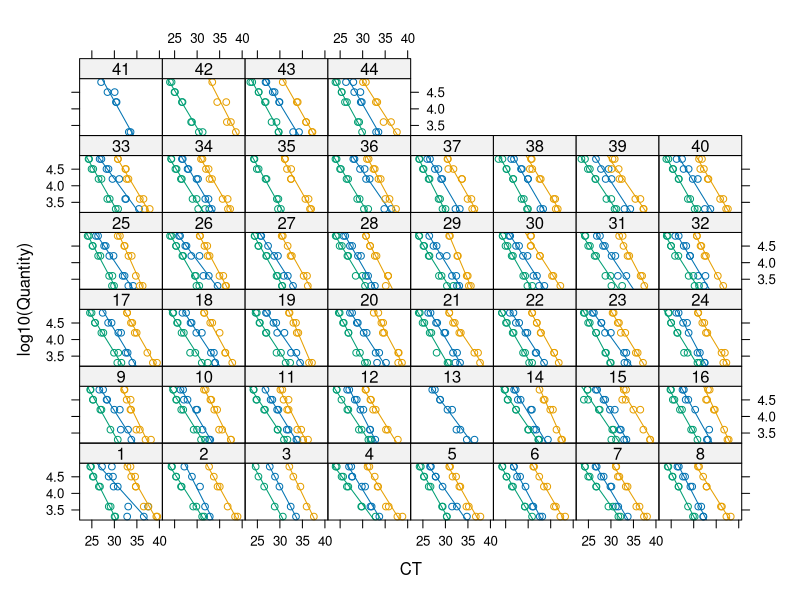

Reproduce this figure in R. (Note: this script raises an error after producing the figure.)
## ---- chunk 1
# Set knitr options
knitr::opts_chunk$set(echo = TRUE, warning=FALSE, message=FALSE)
knitr::opts_knit$set(root.dir = normalizePath(".."))
## ---- chunk 2
library(lme4)
library(lmerTest)
library(lattice)
library(reshape2)
library(multcomp)
library(lsmeans)
library(dplyr)
## ---- chunk 3
std <- read.csv("data/stdcurves.csv")
std$CT <- as.numeric(as.character(std$CT))
std$Plate <- as.factor(std$Plate)
std <- std[which(std$Quantity<=64000), ]  # Ignore data from 128,000 cells
## ---- chunk 4
xyplot(log10(Quantity) ~ CT | Plate, groups=Target, type=c("p", "r"), data=std)
## ---- chunk 5
curves <- lmerTest::lmer(log10(Quantity) ~ CT * Target + (Target|Plate) + (CT|Plate), data=std)
anova(curves)  # Interaction is significant --> slopes are different
## ---- chunk 6
polyp <- read.csv("data/polyps_clean.csv")
polyp <- polyp[, c("Plate", "Sample", "Target", "CT")]
polyp$CT <- as.numeric(as.character(polyp$CT))
polyp$Plate <- as.numeric(as.character(polyp$Plate))
target <- polyp$Target
polyp$Target <- as.numeric(as.factor(polyp$Target))
# Aggregate technical replicates -- samples where only one replicate amplified will return as NA
polyp <- aggregate(polyp, by=list(Sample=polyp$Sample, Target=polyp$Target, Plate=polyp$Plate), FUN=mean) 
polyp$Target <- levels(target)[polyp$Target]
polyp <- polyp[,c(1,2,3,7)]
## ---- chunk 7
polyp$Quantity <- 10^predict(curves, newdata=polyp)
## ---- chunk 8
sam <- read.csv("data/treatments.csv")  # sample metadata is called "treatments.csv"
sam <- sam[, c("Sample", "Sym_ID", "Env", "Time", "Rep")]
df <- merge(sam, polyp, by = "Sample")
# Identify samples that were successful mixed infections
nclades <- aggregate(df$Quantity, by=list(Sample=df$Sample), FUN=function(x) length(is.na(x)[is.na(x)==F])) 
rownames(nclades) <- nclades$Sample
df$mixed <- ifelse(nclades[as.character(df$Sample), "x"] == 2 , TRUE, FALSE)  ##Changed to "==2" because some contamination caused a few samples to have 3 clades
df$mixed[which(nchar(as.character(df$Sym_ID))==1)] <- NA

# What symbionts did each sample actually have??
actual <- with(df[which(!is.na(df$Quantity)), ], 
               aggregate(data.frame(actual=Target), by=list(Sample=Sample), 
                         FUN=function(x) paste0(x[order(x)], collapse="")))
df <- merge(df, actual, by="Sample")
# If they actually had what they were offered, then success = T, otherwise success = F
df$success <- ifelse(df$actual==as.character(df$Sym_ID), TRUE, FALSE)
## ---- chunk 9
# Subset successful single infections at time 1
single1 <- dplyr::filter(df, Sym_ID %in% c("A", "B", "D") & success==TRUE & Time==1)

# Fit ANOVA
t1_aov <- aov(log10(Quantity) ~ Sym_ID * Env, data=single1)
summary(t1_aov)
#Significant Sym_ID and Env
#Tukey's post-hoc
TukeyHSD(t1_aov)
## ---- chunk 10
# Subset successful single infections at time 2
single2 <- dplyr::filter(df, Sym_ID %in% c("A", "B", "D") & success==TRUE & Time==2)

# Fit ANOVA
t2_aov <- aov(log10(Quantity) ~ Sym_ID * Env, data=single2)
summary(t2_aov)
#No Significant Difference
## ---- chunk 11
# Time points are pooled
##To test the significance of the frequency of competitive exclusion with a Chi-square

#Import Data
exclusion<-read.csv("data/exclusion_data.csv")

#Subset Treatments by Light and Symbiont mix
AB_L<-droplevels(subset(exclusion,exclusion$Environment=="Light"&exclusion$Treatment=="AB"))
AB_D<-droplevels(subset(exclusion,exclusion$Environment=="Dark"&exclusion$Treatment=="AB"))
AD_L<-droplevels(subset(exclusion,exclusion$Environment=="Light"&exclusion$Treatment=="AD"))
AD_D<-droplevels(subset(exclusion,exclusion$Environment=="Dark"&exclusion$Treatment=="AD"))
BD_L<-droplevels(subset(exclusion,exclusion$Environment=="Light"&exclusion$Treatment=="BD"))
BD_D<-droplevels(subset(exclusion,exclusion$Environment=="Dark"&exclusion$Treatment=="BD"))

#Run Chi-Square test with Yate's correction, xtabs makes "count tables" from frequency data frame
chisq.test(xtabs(Frequency ~ Symbiont+Presence, data=AB_L))
chisq.test(xtabs(Frequency ~ Symbiont+Presence, data=AB_D))
chisq.test(xtabs(Frequency ~ Symbiont+Presence, data=AD_L))
chisq.test(xtabs(Frequency ~ Symbiont+Presence, data=AD_D))
chisq.test(xtabs(Frequency ~ Symbiont+Presence, data=BD_L))
chisq.test(xtabs(Frequency ~ Symbiont+Presence, data=BD_D))
## ---- chunk 12
#pdf(file="figures/6weeks.pdf", width=8, height=6)

# Create a subset of the data for symbionts s1 and s2 at the selected time point (time)
t1 <- subset(df, Time==1 & success==T) 
t1 <- droplevels(t1)  # drop empty factor levels
t1$Plate <- as.factor(t1$Plate)

# fit for plotting
fullmod <- with(t1, {
  lmer(log10(Quantity) ~ Sym_ID * Env * Target + (Target|Plate), data=t1)
})
fulllsm <- lsmeans(fullmod, specs=c("Sym_ID", "Env", "Target"))

# Create a six-panel figure for plotting lsmeans
par(mfrow=c(2,3))

# Subset "dark" data and plot
dark <- subset(summary(fulllsm), Env=="Dark")
dark$lsmean[is.na(dark$lsmean)] <- 0
dark$Q <- 10^dark$lsmean
dark$`Q+se` <- 10^(dark$lsmean + dark$SE)
dark$`Q-se` <- 10^(dark$lsmean - dark$SE)
max <- max(dark$`Q+se`, na.rm=T)
darkAB <- subset(dark, Target %in% c("A", "B") & Sym_ID %in% c("A", "B", "AB"))
darkAB$trt <- factor(darkAB$Sym_ID, levels=c("A", "AB", "B"))
darkAD <- subset(dark, Target %in% c("A", "D") & Sym_ID %in% c("A", "D", "AD"))
darkAD$trt <- factor(darkAD$Sym_ID, levels=c("A", "AD", "D"))
darkBD <- subset(dark, Target %in% c("B", "D") & Sym_ID %in% c("B", "D", "BD"))
darkBD$trt <- factor(darkBD$Sym_ID, levels=c("B", "BD", "D"))

for (p in list(darkAB, darkAD, darkBD)) {
  plot(Q ~ as.numeric(trt), data=p, xaxt="n", xlab="", main="Dark", ylim=c(0, max),
     col=c("red", "blue", "purple")[match(Target, c("A","B","D"))])
  with(p, arrows(as.numeric(trt), `Q+se`, as.numeric(trt), `Q-se`, 
                      angle=90, code=3, length=0.05, 
                      col=c("red", "blue", "purple")[match(Target, c("A","B","D"))]))
  axis(side=1, at=unique(as.numeric(p$trt)),
       labels=levels(p$trt)[unique(as.numeric(p$trt))])
  for (s in levels(factor(p$Target))) {
    lines(Q ~ as.numeric(trt), lty=2, 
          col=c("red", "blue", "purple")[match(Target, c("A","B","D"))],
        data=subset(p, Target==s & nchar(as.character(Sym_ID))==1))
  }
}

# Subset "light" data and plot
light <- subset(summary(fulllsm), Env=="Light")
light$lsmean[is.na(light$lsmean)] <- 0
light$Q <- 10^light$lsmean
light$`Q+se` <- 10^(light$lsmean + light$SE)
light$`Q-se` <- 10^(light$lsmean - light$SE)
max <- max(light$`Q+se`, na.rm=T)
lightAB <- subset(light, Target %in% c("A", "B") & Sym_ID %in% c("A", "B", "AB"))
lightAB$trt <- factor(lightAB$Sym_ID, levels=c("A", "AB", "B"))
lightAD <- subset(light, Target %in% c("A", "D") & Sym_ID %in% c("A", "D", "AD"))
lightAD$trt <- factor(lightAD$Sym_ID, levels=c("A", "AD", "D"))
lightBD <- subset(light, Target %in% c("B", "D") & Sym_ID %in% c("B", "D", "BD"))
lightBD$trt <- factor(lightBD$Sym_ID, levels=c("B", "BD", "D"))

for (p in list(lightAB, lightAD, lightBD)) {
  plot(Q ~ as.numeric(trt), data=p, xaxt="n", xlab="", main="light", ylim=c(0, max),
     col=c("red", "blue", "purple")[match(Target, c("A","B","D"))])
  with(p, arrows(as.numeric(trt), `Q+se`, as.numeric(trt), `Q-se`, 
                      angle=90, code=3, length=0.05, 
                      col=c("red", "blue", "purple")[match(Target, c("A","B","D"))]))
  axis(side=1, at=unique(as.numeric(p$trt)),
       labels=levels(p$trt)[unique(as.numeric(p$trt))])
  for (s in levels(factor(p$Target))) {
    lines(Q ~ as.numeric(trt), lty=2, 
          col=c("red", "blue", "purple")[match(Target, c("A","B","D"))],
        data=subset(p, Target==s & nchar(as.character(Sym_ID))==1))
  }
}

#dev.off()


# Run model with single infections divided by 2 to test for differences from deWit expectation
t1$Quantity2 <- ifelse(t1$Target==t1$Sym_ID, t1$Quantity / 2, t1$Quantity)
mod <- lmer(log10(Quantity2) ~ Sym_ID * Env * Target + (Target|Plate), data=t1)
lsm <- lsmeans(mod, specs=c("Sym_ID", "Env", "Target"), type="response")

# Pairwise tests
tests <- pairs(lsm, by=c("Env", "Target"))
tests <- tests[c(1,2,16,17,37,43,52,58,72,75,87,90), ]
rbind(tests, adjust="none")
## ---- chunk 13
#pdf(file="figures/8weeks.pdf", width=8, height=6)

# Create a subset of the data for symbionts s1 and s2 at the selected time point (time)
t2 <- subset(df, Time==2 & success==T) 
t2 <- droplevels(t2)  # drop empty factor levels
t2$Plate <- as.factor(t2$Plate)

# fit for plotting
fullmod <- with(t2, {
  lmer(log10(Quantity) ~ Sym_ID * Env * Target + (Target|Plate), data=t2)
})
fulllsm <- lsmeans(fullmod, specs=c("Sym_ID", "Env", "Target"))

# Create a six-panel figure plotting lsmeans
par(mfrow=c(2,3))

# Subset "dark" data and plot
dark <- subset(summary(fulllsm), Env=="Dark")
dark$lsmean[is.na(dark$lsmean)] <- 0
dark$Q <- 10^dark$lsmean
dark$`Q+se` <- 10^(dark$lsmean + dark$SE)
dark$`Q-se` <- 10^(dark$lsmean - dark$SE)
max <- max(dark$`Q+se`, na.rm=T)
darkAB <- subset(dark, Target %in% c("A", "B") & Sym_ID %in% c("A", "B", "AB"))
darkAB$trt <- factor(darkAB$Sym_ID, levels=c("A", "AB", "B"))
darkAD <- subset(dark, Target %in% c("A", "D") & Sym_ID %in% c("A", "D", "AD"))
darkAD$trt <- factor(darkAD$Sym_ID, levels=c("A", "AD", "D"))
darkBD <- subset(dark, Target %in% c("B", "D") & Sym_ID %in% c("B", "D", "BD"))
darkBD$trt <- factor(darkBD$Sym_ID, levels=c("B", "BD", "D"))

for (p in list(darkAB, darkAD, darkBD)) {
  plot(Q ~ as.numeric(trt), data=p, xaxt="n", xlab="", main="Dark", ylim=c(0, max),
     col=c("red", "blue", "purple")[match(Target, c("A","B","D"))])
  with(p, arrows(as.numeric(trt), `Q+se`, as.numeric(trt), `Q-se`, 
                      angle=90, code=3, length=0.05, 
                      col=c("red", "blue", "purple")[match(Target, c("A","B","D"))]))
  axis(side=1, at=unique(as.numeric(p$trt)),
       labels=levels(p$trt)[unique(as.numeric(p$trt))])
  for (s in levels(factor(p$Target))) {
    lines(Q ~ as.numeric(trt), lty=2, 
          col=c("red", "blue", "purple")[match(Target, c("A","B","D"))],
        data=subset(p, Target==s & nchar(as.character(Sym_ID))==1))
  }
}

# Subset "light" data and plot
light <- subset(summary(fulllsm), Env=="Light")
light$lsmean[is.na(light$lsmean)] <- 0
light$Q <- 10^light$lsmean
light$`Q+se` <- 10^(light$lsmean + light$SE)
light$`Q-se` <- 10^(light$lsmean - light$SE)
max <- max(light$`Q+se`, na.rm=T)
lightAB <- subset(light, Target %in% c("A", "B") & Sym_ID %in% c("A", "B", "AB"))
lightAB$trt <- factor(lightAB$Sym_ID, levels=c("A", "AB", "B"))
lightAD <- subset(light, Target %in% c("A", "D") & Sym_ID %in% c("A", "D", "AD"))
lightAD$trt <- factor(lightAD$Sym_ID, levels=c("A", "AD", "D"))
lightBD <- subset(light, Target %in% c("B", "D") & Sym_ID %in% c("B", "D", "BD"))
lightBD$trt <- factor(lightBD$Sym_ID, levels=c("B", "BD", "D"))

for (p in list(lightAB, lightAD, lightBD)) {
  plot(Q ~ as.numeric(trt), data=p, xaxt="n", xlab="", main="light", ylim=c(0, max),
     col=c("red", "blue", "purple")[match(Target, c("A","B","D"))])
  with(p, arrows(as.numeric(trt), `Q+se`, as.numeric(trt), `Q-se`, 
                      angle=90, code=3, length=0.05, 
                      col=c("red", "blue", "purple")[match(Target, c("A","B","D"))]))
  axis(side=1, at=unique(as.numeric(p$trt)),
       labels=levels(p$trt)[unique(as.numeric(p$trt))])
  for (s in levels(factor(p$Target))) {
    lines(Q ~ as.numeric(trt), lty=2, 
          col=c("red", "blue", "purple")[match(Target, c("A","B","D"))],
        data=subset(p, Target==s & nchar(as.character(Sym_ID))==1))
  }
}

#dev.off()

# Run model with single infections divided by 2 to test for differences from deWit expectation
t2$Quantity2 <- ifelse(t2$Target==t2$Sym_ID, t2$Quantity / 2, t2$Quantity)
mod <- lmer(log10(Quantity2) ~ Sym_ID * Env * Target + (Target|Plate), data=t2)
lsm <- lsmeans(mod, specs=c("Sym_ID", "Env", "Target"), type="response")

# Pairwise comparisons
tests <- pairs(lsm, by=c("Env", "Target"))
tests <- tests[c(1,2,16,17,37,43,52,58,72,75,87,90), ]
rbind(tests, adjust="none")
